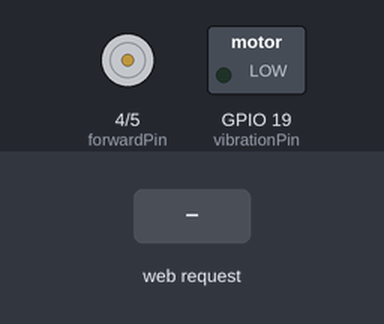
Bench run of a sketch on a simulated ESP32. Shown: motor-driver pin pairs drawn as motors (green arrow = first pin HIGH = forward, orange = second pin HIGH = backward, longer = more drive), switched loads named in the sketch (green lamp = pin HIGH). The inputs (shaded band) are chosen by the test bench. WiFi joins after 1.5 s; servers stay silent unless stated; what the sketch prints to the serial monitor is not drawn.

Above: at 3.7 s.
3.8 s: HTTP request GET /extend received
At 4.2 s:
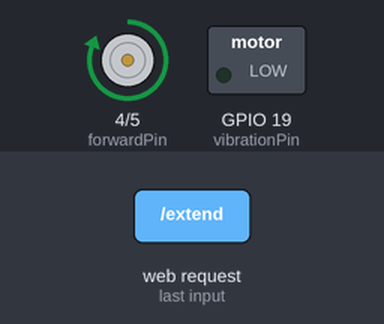
5.8 s: HTTP request GET /retract received
At 6.2 s:
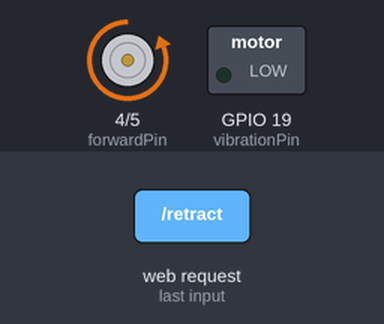
7.8 s: HTTP request GET /vibration received
At 8.2 s:
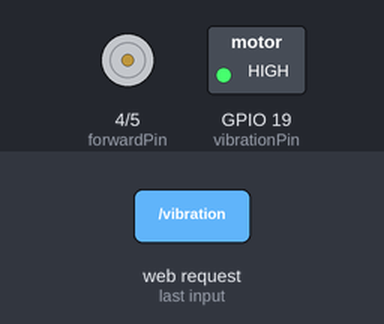
9.3 s: HTTP request GET /extend received
At 9.7 s:
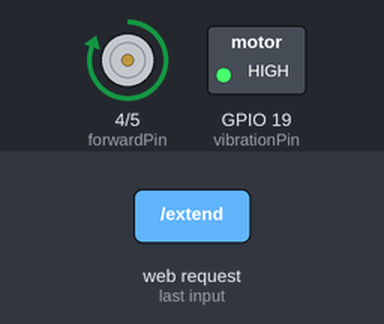
11.3 s: HTTP request GET /retract received
At 11.7 s:
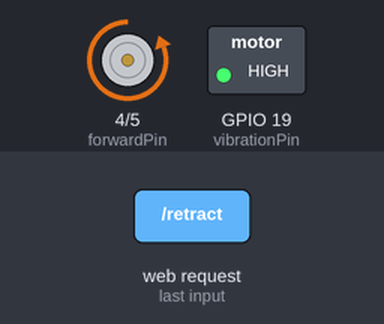
Timing chart, 0 to 14.3 s (numbered marks = the images above; inputs shaded):
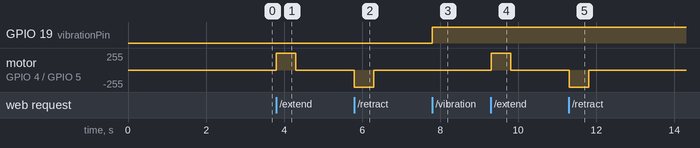

Measured:
- after the input at 3.8 s, motor on GPIO 4 (forwardPin) / GPIO 5 (backwardPin): stopped → forward 255/255 at once, → stopped 0.50 s later
- after the input at 5.8 s, motor on GPIO 4 (forwardPin) / GPIO 5 (backwardPin): stopped → backward 255/255 at once, → stopped 0.50 s later
- after the input at 7.8 s, GPIO 19 (vibrationPin): LOW → HIGH at once
- after the input at 9.3 s, motor on GPIO 4 (forwardPin) / GPIO 5 (backwardPin): stopped → forward 255/255 at once, → stopped 0.50 s later
- after the input at 11.3 s, motor on GPIO 4 (forwardPin) / GPIO 5 (backwardPin): stopped → backward 255/255 at once, → stopped 0.50 s later

The sketch:

scalp-masseuse.ino
```cpp
#include <WiFi.h>
#include <ESPmDNS.h>

// WiFi credentials for network connection
const char* ssid = "your_SSID";
const char* password = "your_PASSWORD";

// Pin declarations for actuator and vibration
const int forwardPin = 4;    // Pin to extend the actuator
const int backwardPin = 5;   // Pin to retract the actuator
const int vibrationPin = 19; // Pin to control vibration (e.g., motor)

WiFiServer server(80);       // Web server on port 80

// Global state variables
bool isConnected = false;            // Tracks WiFi connection status
char lastCommand = '\0';             // Stores the last received command ('e', 'r', 's', 'c', 'v')
String serialLog = "";               // Logs messages for the Mini Terminal
int minutes = 0;                     // Duration of massage mode from UI (max 2)
unsigned long modeStartTime = 0;     // Timestamp when massage mode starts
bool modeRunning = false;            // Flag indicating if massage mode is active
bool vibrationOn = false;            // Tracks vibration state (on/off)

void logMessage(String msg) {
  Serial.println(msg);
  serialLog += msg + "<br>";         // Add line break for HTML formatting
  if (serialLog.length() > 1000) {   // Trim log to last 1000 chars to prevent memory overflow
    serialLog = serialLog.substring(serialLog.length() - 1000);
  }
}

// Actuator and vibration control functions
void extendActuator() {
  digitalWrite(forwardPin, HIGH);    // Activate forward motion
  digitalWrite(backwardPin, LOW);
  logMessage("Forward");
}

void retractActuator() {
  digitalWrite(forwardPin, LOW);
  digitalWrite(backwardPin, HIGH);   // Activate backward motion
  logMessage("Backward");
}

void stopActuator() {
  digitalWrite(forwardPin, LOW);     // Stop all motion
  digitalWrite(backwardPin, LOW);
  logMessage("Stop");
}

void toggleVibration() {
  vibrationOn = !vibrationOn;        // Toggle vibration state
  digitalWrite(vibrationPin, vibrationOn ? HIGH : LOW); // Set pin state
  logMessage("Vibration " + String(vibrationOn ? "ON" : "OFF"));
}

void sendHTML(WiFiClient client) {
  client.println("HTTP/1.1 200 OK");
  client.println("Content-type:text/html");
  client.println();

  // HTML structure begins
  client.println("<!DOCTYPE html>");
  client.println("<html lang=\"en\">");
  client.println("<head>");
  client.println("<meta charset=\"utf-8\">");
  client.println("<meta name=\"viewport\" content=\"width=device-width, initial-scale=1\">");

  // JavaScript for UI interaction and real-time terminal updates
  client.println("<script>");
  client.println("function setMode(mode) {");           // Triggers massage mode (still reloads page)
  client.println("  var minutes = document.getElementById('minutes').value;");
  client.println("  window.location.href = '/' + mode + '?minutes=' + minutes;");
  client.println("}");
  client.println("function extend() {");                // Sends extend command without reload
  client.println("  fetch('/extend');");
  client.println("}");
  client.println("function retract() {");               // Sends retract command without reload
  client.println("  fetch('/retract');");
  client.println("}");
  client.println("function stop() {");                  // Sends stop command without reload
  client.println("  fetch('/stop');");
  client.println("}");
  client.println("function toggleVibration() {");       // Toggles vibration without reload
  client.println("  fetch('/vibration');");
  client.println("}");
  client.println("function updateTerminal() {");        // Fetches log updates
  client.println("  fetch('/log')");
  client.println("    .then(response => response.text())");
  client.println("    .then(data => {");
  client.println("      document.getElementById('terminal').innerHTML = data;");
  client.println("      var terminal = document.getElementById('terminal');");
  client.println("      terminal.scrollTop = terminal.scrollHeight;");
  client.println("    });");
  client.println("}");
  client.println("setInterval(updateTerminal, 1000);"); // Updates terminal every 1 second
  client.println("window.onload = updateTerminal;");    // Initial terminal update on page load
  client.println("</script>");

  // CSS for styling the interface
  client.println("<style>");
  client.println("body { font-family: Arial; text-align: center; }");
  client.println(".button { padding: 10px 20px; margin: 5px; text-decoration: none; color: white; display: inline-block; }");
  client.println(".btn-primary { background-color: #007bff; }"); // Blue for control buttons
  client.println(".btn-danger { background-color: #dc3545; }");  // Red for stop button
  client.println(".btn-success { background-color: #28a745; }"); // Green for massage mode
  client.println(".btn-purple { background-color: #6f42c1; }");  // Purple for vibration toggle
  client.println(".container { margin: 20px auto; max-width: 800px; }");
  client.println(".terminal { background-color: #000; color: #0f0; padding: 10px; height: 150px; overflow-y: scroll; text-align: left; font-family: monospace; border: 1px solid #ccc; width: 80%; margin: 20px auto; }");
  client.println("</style>");

  client.println("<title>Scalp Masseuse</title>");
  client.println("</head>");

  client.println("<body>");

  // Header section
  client.println("<div style=\"background-color: #343a40; padding: 20px;\">");
  client.println("<h1 style=\"color: white;\">Scalp Masseuse</h1>");
  client.println("</div>");

  client.println("<div class=\"container\">");

  // WiFi status display
  client.println("<h3>Wi-Fi Status</h3>");
  if (isConnected) {
    client.println("<p>Status: <span style=\"background-color: #28a745; color: white; padding: 5px;\">Connected</span>");
    String ipString = WiFi.localIP().toString();
    client.print(" | IP: ");
    client.print(ipString);
    client.println("</p>");
  } else {
    client.println("<p>Status: <span style=\"background-color: #dc3545; color: white; padding: 5px;\">Disconnected</span></p>");
  }

  // Manual control buttons (now without page reload)
  client.println("<div style=\"margin: 20px;\">");
  client.println("<h3>Massage Controls:</h3>");
  client.println("<button onclick=\"extend()\" class=\"button btn-primary\">Extend</button>");     // Extend button
  client.println("<button onclick=\"retract()\" class=\"button btn-primary\">Retract</button>");   // Retract button
  client.println("<button onclick=\"stop()\" class=\"button btn-danger\">Stop</button>");         // Stop button
  client.println("</div>");

  // Massage mode and vibration controls
  client.println("<div style=\"margin: 20px;\">");
  client.println("<h3>Massage Mode:</h3>");
  client.println("<p>Type minutes (max 2) and press continuous massage:</p>");
  client.println("<input type=\"number\" id=\"minutes\" value=\"0\" min=\"0\" max=\"2\" style=\"width: 100px; margin: 10px;\">");
  client.println("<br>");
  client.println("<a href=\"javascript:setMode('continuous')\" class=\"button btn-success\">Continuous Massage</a>");
  client.println("<br><br>");
  client.println("<button onclick=\"toggleVibration()\" class=\"button btn-purple\">Toggle Vibration</button>");
  client.println("</div>");

  // Mini Terminal for log display
  client.println("<h3>Mini Terminal</h3>");
  client.println("<div class=\"terminal\" id=\"terminal\">");
  client.print(serialLog); // Initial log content
  client.println("</div>");

  client.println("</div>");
  client.println("</body>");
  client.println("</html>");

  client.println();
}

// Initial setup: configure pins and connect to WiFi
void setup() {
  pinMode(forwardPin, OUTPUT);    // Set forward pin as output
  pinMode(backwardPin, OUTPUT);   // Set backward pin as output
  pinMode(vibrationPin, OUTPUT);  // Set vibration pin as output
  digitalWrite(vibrationPin, LOW); // Start with vibration off

  Serial.begin(115200);           // Start serial communication for debugging
  delay(1000);                    // Brief delay to stabilize

  Serial.print("Connecting to ");
  Serial.println(ssid);
  WiFi.begin(ssid, password);     // Attempt WiFi connection

  int attempts = 0;
  while (WiFi.status() != WL_CONNECTED && attempts < 20) { // Retry up to 20 times
    delay(500);
    Serial.print(".");
    attempts++;
  }

  if (WiFi.status() == WL_CONNECTED) { // Successful connection
    isConnected = true;
    logMessage("\nWiFi connected");
    logMessage(WiFi.localIP().toString());
    server.begin();                    // Start the web server
    logMessage("Server started");
    if (MDNS.begin("scalpmasseuse")) { // Start mDNS for local access
      logMessage("mDNS started: http://scalpmasseuse.local");
    } else {
      logMessage("Error setting up mDNS");
    }
  } else { // Connection failed
    isConnected = false;
    logMessage("\nFailed to connect to WiFi");
  }
}

// Main loop: handle WiFi, client requests, and massage mode
void loop() {
  isConnected = (WiFi.status() == WL_CONNECTED); // Check WiFi status

  if (!isConnected) { // Attempt reconnection if disconnected
    logMessage("WiFi disconnected, attempting to reconnect...");
    WiFi.reconnect();
    delay(2000);
    return;
  }

  // Handle incoming client requests
  WiFiClient client = server.available();
  if (client) {
    String currentLine = "";       // Buffer for HTTP request line
    bool commandProcessed = false; // Flag for processed commands
    while (client.connected()) {
      if (client.available()) {
        char c = client.read();
        if (c == '\n') {
          if (currentLine.length() == 0) { // Empty line signals end of request
            sendHTML(client);
            break;
          }
          else if (currentLine.startsWith("GET /extend")) { // Manual extend command
            lastCommand = 'e';
            commandProcessed = true;
          }
          else if (currentLine.startsWith("GET /retract")) { // Manual retract command
            lastCommand = 'r';
            commandProcessed = true;
          }
          else if (currentLine.startsWith("GET /stop")) { // Stop command
            lastCommand = 's';
            commandProcessed = true;
          }
          else if (currentLine.startsWith("GET /continuous")) { // Start continuous mode
            lastCommand = 'c';
            commandProcessed = true;
            int minutesIndex = currentLine.indexOf("minutes=");
            if (minutesIndex != -1) {
              minutes = currentLine.substring(minutesIndex + 8).toInt();
              if (minutes > 2) minutes = 2; // Cap at 2 minutes
            }
          }
          else if (currentLine.startsWith("GET /vibration")) { // Toggle vibration command
            lastCommand = 'v';
            commandProcessed = true;
          }
          else if (currentLine.startsWith("GET /log")) { // Serve log for terminal updates
            client.println("HTTP/1.1 200 OK");
            client.println("Content-type:text/html");
            client.println();
            client.print(serialLog);
            client.println();
            break;
          }
          currentLine = ""; // Reset buffer for next line
        } else if (c != '\r') {
          currentLine += c; // Build request line
        }
      }
    }
    if (commandProcessed) { // Execute the received command
      switch (lastCommand) {
        case 'r': // Retract actuator for 500ms
          retractActuator();
          delay(500);
          stopActuator();
          delay(500);
          logMessage("Client disconnected");
          break;
        case 'e': // Extend actuator for 500ms
          extendActuator();
          delay(500);
          stopActuator();
          delay(500);
          logMessage("Client disconnected");
          break;
        case 's': // Stop actuator and any running mode
          stopActuator();
          delay(500);
          modeRunning = false;
          logMessage("Client disconnected");
          break;
        case 'c': // Start continuous massage mode
          if (minutes > 0) {
            modeStartTime = millis();
            modeRunning = true;
            logMessage("Continuous Massage mode started for " + String(minutes) + " minutes");
          }
          logMessage("Client disconnected");
          break;
        case 'v': // Toggle vibration state
          toggleVibration();
          logMessage("Client disconnected");
          break;
      }
      lastCommand = '\0'; // Clear command after processing
    }
    client.stop(); // Close client connection
  }

  // Handle continuous massage mode
  if (modeRunning && minutes > 0) {
    unsigned long elapsedTime = (millis() - modeStartTime) / 1000; // Time elapsed in seconds
    int totalSeconds = minutes * 60;                              // Total duration in seconds
    int remainingSeconds = totalSeconds - elapsedTime;            // Remaining time

    if (remainingSeconds <= 0) { // Mode completed
      stopActuator();
      logMessage("Continuous Massage mode completed");
      modeRunning = false;
      minutes = 0;
    } else {
      static unsigned long lastLogTime = 0;
      if (millis() - lastLogTime >= 5000) { // Log status every 5 seconds
        logMessage("Continuous Massage mode: " + String(remainingSeconds / 60) + "m " + String(remainingSeconds % 60) + "s remaining");
        lastLogTime = millis();
      }

      // Cycle actuator every 2 seconds
      static bool extending = true;         // Direction flag
      static unsigned long lastCycleTime = 0;
      int cycleDelay = 2000;                // 2-second cycle time

      if (millis() - lastCycleTime >= cycleDelay) {
        if (extending) {
          extendActuator();
        } else {
          retractActuator();
        }
        extending = !extending;            // Toggle direction
        lastCycleTime = millis();          // Update cycle timestamp
      }
    }
  }
}
```
